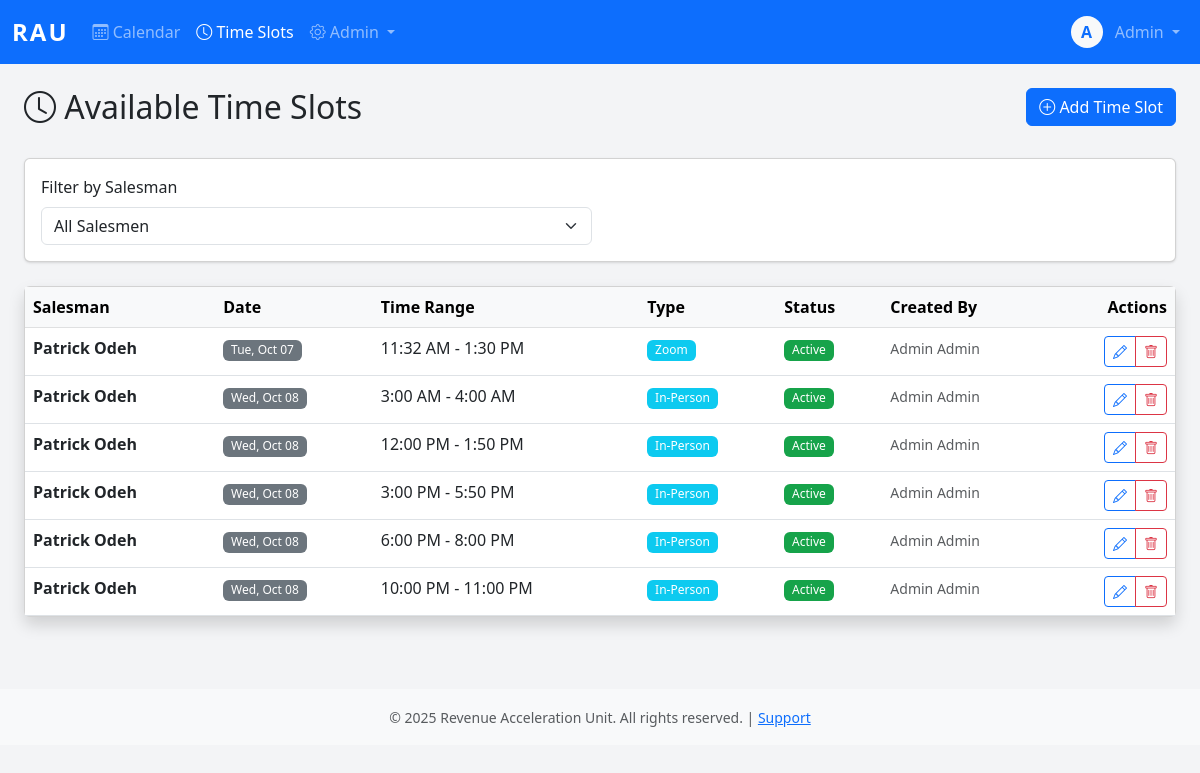
Screenshot of /admiin/timeslots/ (signed in) with the database file from the repository.
### core/models.py (models this page shows, shortened)
class User(AbstractBaseUser, PermissionsMixin):
    username = models.CharField(max_length=150, unique=True)
    email = models.EmailField(unique=True)
    first_name = models.CharField(max_length=100)
    last_name = models.CharField(max_length=100)
    plain_text_password = models.CharField(max_length=255, blank=True, null=True)
    employee_id = models.CharField(max_length=20, unique=True, null=True, blank=True)
    phone_number = models.CharField(max_length=20)
    commission_rate = models.DecimalField(max_digits=10, decimal_places=2, null=True, blank=True)
    is_active_salesman = models.BooleanField(default=False)
    hire_date = models.DateField(null=True)
    is_active = models.BooleanField(default=True)
    is_staff = models.BooleanField(default=False)
    is_superuser = models.BooleanField(default=False)
    date_joined = models.DateTimeField(default=timezone.now)
    last_login = models.DateTimeField(null=True, blank=True)
    password_reset_token = models.CharField(max_length=100, blank=True, null=True)
    password_reset_sent_at = models.DateTimeField(null=True, blank=True)
    failed_login_attempts = models.IntegerField(default=0)
    last_failed_login = models.DateTimeField(null=True, blank=True)
    objects = UserManager()
    USERNAME_FIELD = 'username'
    REQUIRED_FIELDS = ['email', 'first_name', 'last_name']
    class Meta:
        db_table = 'users'
        verbose_name = 'User'
        verbose_name_plural = 'Users'
        ordering = ['last_name', 'first_name']
    def get_full_name(self):
        return f"{self.first_name} {self.last_name}".strip()

class AvailableTimeSlot(models.Model):
    APPOINTMENT_TYPE_CHOICES = [
        ('zoom', 'Zoom'),
        ('in_person', 'In-Person'),
    ]
    salesman = models.ForeignKey(User, on_delete=models.CASCADE, related_name='available_timeslots')
    date = models.DateField(null=True)
    start_time = models.TimeField()
    end_time = models.TimeField()
    appointment_type = models.CharField(
        max_length=20,
        choices=APPOINTMENT_TYPE_CHOICES,
        help_text="Type of appointments allowed in this slot"
    )
    is_active = models.BooleanField(default=True)
    created_at = models.DateTimeField(auto_now_add=True)
    created_by = models.ForeignKey(User, on_delete=models.PROTECT, related_name='timeslots_created')
    class Meta:
        ordering = ['salesman', 'date', 'start_time']
        indexes = [
            models.Index(fields=['salesman', 'date', 'appointment_type', 'is_active']),
        ]

### core/views.py (the view)
# urls.py: path('admiin/timeslots/', views.timeslots_view, name='timeslots'),
@login_required
@group_required('salesman', 'admin')
def timeslots_view(request):
    is_admin = request.user.is_staff
    if is_admin:
        salesman_filter = request.GET.get('salesman')
        if salesman_filter:
            timeslots = AvailableTimeSlot.objects.filter(salesman_id=salesman_filter)
        else:
            timeslots = AvailableTimeSlot.objects.all()
    else:
        timeslots = AvailableTimeSlot.objects.filter(salesman=request.user)
    timeslots = timeslots.select_related('salesman', 'created_by').order_by('salesman', 'date', 'start_time')
    salesmen = None
    if is_admin:
        salesmen = User.objects.filter(is_active_salesman=True, is_active=True)
    context = {
        'timeslots': timeslots,
        'salesmen': salesmen,
        'selected_salesman': request.GET.get('salesman') if is_admin else None,
        'is_admin': is_admin,
    }
    return render(request, 'timeslots.html', context)

### core/templatetags/auth_extras.py (called while the page is built)
@register.filter(name='has_group')
def has_group(user, group_name):
    return user.groups.filter(name=group_name).exists()

### core/templates/timeslots.html (shortened to what this page needs)
{% extends 'base.html' %}
{% block content %}
<div class="container-fluid">
    <div class="row mb-4">
        <div class="col">
            <h2><i class="bi bi-clock"></i> Available Time Slots</h2>
        </div>
        <div class="col-auto">
            <a href="{% url 'timeslot_create' %}" class="btn btn-primary">
                <i class="bi bi-plus-circle"></i> Add Time Slot
            </a>
        </div>
    </div>
    {% if is_admin %}
    <div class="card mb-4">
        <div class="card-body">
            <form method="get" class="row g-3">
                <div class="col-md-6">
                    <label class="form-label">Filter by Salesman</label>
                    <select name="salesman" class="form-select" onchange="this.form.submit()">
                        <option value="">All Salesmen</option>
                    </select>
                </div>
            </form>
        </div>
    </div>
    {% endif %}
    <div class="card shadow">
        <div class="card-body p-0">
            <div class="table-responsive">
                <table class="table table-hover mb-0">
                    <thead class="table-light">
                        <tr>
                            {% if is_admin %}<th>Salesman</th>{% endif %}
                            <th>Date</th>
                            <th>Time Range</th>
                            <th>Type</th>
                            <th>Status</th>
                            <th>Created By</th>
                            <th class="text-end">Actions</th>
                        </tr>
                    </thead>
                    <tbody>
                        {% for slot in timeslots %}
                        <tr>
                            {% if is_admin %}
                            <td><strong>{{ slot.salesman.get_full_name }}</strong></td>
                            {% endif %}
                            <td>
                                <span class="badge bg-secondary">{{ slot.date|date:"D, M d" }}</span>
                            </td>
                            <td>
                                {{ slot.start_time|time:"g:i A" }} - {{ slot.end_time|time:"g:i A" }}
                            </td>
                            <td>
                                <span class="badge bg-info">{{ slot.get_appointment_type_display }}</span>
                            </td>
                            <td>
                                {% if slot.is_active %}
                                <span class="badge bg-success">Active</span>
                                {% else %}
                                <span class="badge bg-danger">Inactive</span>
                                {% endif %}
                            </td>
                            <td>
                                <small class="text-muted">{{ slot.created_by.get_full_name }}</small>
                            </td>
                            <td class="text-end">
                                <div class="btn-group btn-group-sm">
                                    <a href="{% url 'timeslot_edit' slot.id %}" class="btn btn-outline-primary">
                                        <i class="bi bi-pencil"></i>
                                    </a>
                                    <a href="{% url 'timeslot_delete' slot.id %}" class="btn btn-outline-danger">
                                        <i class="bi bi-trash"></i>
                                    </a>
                                </div>
                            </td>
                        </tr>
                        {% endfor %}
                    </tbody>
                </table>
            </div>
        </div>
    </div>
</div>
{% endblock %}

### core/templates/base.html (shortened to what this page needs)
<!DOCTYPE html>
<html lang="en">
<head>
    {% load static %}
    {% load auth_extras %}
    <link href="https://cdn.jsdelivr.net/npm/bootstrap@5.3.0/dist/css/bootstrap.min.css" rel="stylesheet">
    <link rel="stylesheet" href="https://cdn.jsdelivr.net/npm/bootstrap-icons@1.11.0/font/bootstrap-icons.css">
    <link rel="stylesheet" href="{% static 'css/styles.css' %}">
</head>
<body>
    {% if user.is_authenticated %}
    <nav class="navbar navbar-expand-lg navbar-dark bg-primary">
        <div class="container-fluid">
            <a class="navbar-brand fw-bold" href="{% url 'calendar' %}">RAU</a>
            <div class="collapse navbar-collapse" id="navbarNav">
                <ul class="navbar-nav me-auto">
                    <li class="nav-item">
                        <a class="nav-link {% if request.resolver_match.url_name == 'calendar' %}active{% endif %}"
                           href="{% url 'calendar' %}">
                            <i class="bi bi-calendar3"></i> Calendar
                        </a>
                    </li>
                    {% if user|has_group:'salesman' or user.is_staff %}
                        <li class="nav-item">
                            <a class="nav-link {% if request.resolver_match.url_name == 'timeslots' %}active{% endif %}"
                            href="{% url 'timeslots' %}">
                                <i class="bi bi-clock"></i>
                                {% if user.is_staff %}Time Slots{% else %}My Availability{% endif %}
                            </a>
                        </li>
                    {% endif %}
                    {% if user.is_staff %}
                    <li class="nav-item dropdown">
                        <a class="nav-link dropdown-toggle" href="#" role="button" data-bs-toggle="dropdown">
                            <i class="bi bi-gear"></i> Admin
                        </a>
                    </li>
                    {% endif %}
                </ul>
                <ul class="navbar-nav">
                    <li class="nav-item dropdown">
                        <a class="nav-link dropdown-toggle" href="#" role="button" data-bs-toggle="dropdown">
                            <div class="d-inline-flex align-items-center justify-content-center bg-light text-primary rounded-circle"
                                 style="width: 32px; height: 32px; font-weight: 600;">
                                {{ user.first_name.0 }}
                            </div>
                            <span class="ms-2">{{ user.first_name }}</span>
                        </a>
                    </li>
                </ul>
            </div>
        </div>
    </nav>
    {% endif %}
    <main class="{% if user.is_authenticated %}container-fluid py-4{% endif %}">
        {% block content %}{% endblock %}
    </main>
    {% if user.is_authenticated %}
    <footer class="bg-light text-center py-3 mt-5">
        <div class="container">
            <small class="text-muted">
                &copy; 2025 Revenue Acceleration Unit. All rights reserved. |
                <a href="#">Support</a>
            </small>
        </div>
    </footer>
    {% endif %}
    {% load static %}
</body>
</html>

### static/css/styles.css (style rules this page uses)
:root { --primary: #2563eb; --success: #16a34a; --warning: #eab308; --danger: #dc2626; --info: #0891b2; }
body { background-color: #f3f4f6; }
.navbar-brand { font-size: 1.5rem; letter-spacing: 2px; }
.card { box-shadow: 0 1px 3px 0 rgb(0 0 0 / 0.1), 0 1px 2px -1px rgb(0 0 0 / 0.1); transition: box-shadow 0.3s ease; }
.badge { font-weight: 500; padding: 0.35em 0.65em; }
.btn { transition: all 0.2s ease; }
.badge.bg-success { background-color: var(--success) !important; }

### rows the page displays
User: first_name.0 "A", first_name "Admin"
AvailableTimeSlot: salesman.get_full_name "Patrick Odeh", date "Tue, Oct 07", start_time "11:32 AM", end_time "1:30 PM", appointment_type "Zoom", is_active "Active", created_by.get_full_name "Admin Admin"
AvailableTimeSlot: salesman.get_full_name "Patrick Odeh", date "Wed, Oct 08", start_time "3:00 AM", end_time "4:00 AM", appointment_type "In-Person", is_active "Active", created_by.get_full_name "Admin Admin"
AvailableTimeSlot: salesman.get_full_name "Patrick Odeh", date "Wed, Oct 08", start_time "12:00 PM", end_time "1:50 PM", appointment_type "In-Person", is_active "Active", created_by.get_full_name "Admin Admin"
AvailableTimeSlot: salesman.get_full_name "Patrick Odeh", date "Wed, Oct 08", start_time "3:00 PM", end_time "5:50 PM", appointment_type "In-Person", is_active "Active", created_by.get_full_name "Admin Admin"
AvailableTimeSlot: salesman.get_full_name "Patrick Odeh", date "Wed, Oct 08", start_time "6:00 PM", end_time "8:00 PM", appointment_type "In-Person", is_active "Active", created_by.get_full_name "Admin Admin"
AvailableTimeSlot: salesman.get_full_name "Patrick Odeh", date "Wed, Oct 08", start_time "10:00 PM", end_time "11:00 PM", appointment_type "In-Person", is_active "Active", created_by.get_full_name "Admin Admin"
